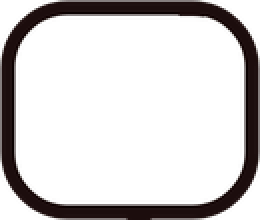
#> input picture Kachi_Gun/Assets/Resources/Art/Kit/bubble.png, 130 x 110 px, given in place of bubble.png.png, which was not available (shown 2 times larger)
$ python kit_white.py ../Kachi_Gun/Assets/Resources/Art/Kit/bubble.png
#> lines starting #> are read from the running program, lines starting #| are printed output that depends on the picture; after the words box and inside, x2 and y2 are one past the last pixel; in counts of white or black regions, pixels touching at a corner belong together
# -*- coding: utf-8 -*-
"""UI 팩 아이콘의 흰색판 만들기 (i_lock → i_lock_w 와 같은 모양): 진한 테두리는 그대로, 안쪽 갈색만 밝은 회백색
게임에서 Image.color 로 원하는 색을 입혀 씀 (11-04 출석 창의 녹색 체크 = i_check_w)
사용: python tools/kit_white.py i_check [i_x ...]   → Kachi_Gun/Assets/Resources/Art/Kit/<이름>_w.png
"""
import os, sys
import numpy as np
from PIL import Image

KIT = os.path.join(os.path.dirname(os.path.abspath(__file__)), '..', 'Kachi_Gun', 'Assets', 'Resources', 'Art', 'Kit')

for name in sys.argv[1:]:
    a = np.array(Image.open(os.path.join(KIT, name + '.png')).convert('RGBA')).astype(np.float32)
    lum = a[:, :, :3].mean(2)
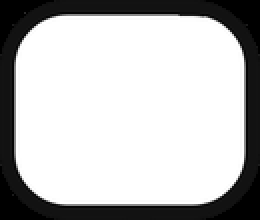
#> lum: shape (110, 130) float32 (shown 2 times larger); min 0, max 255, mean 187.5
    fill = (a[:, :, 3] > 0) & (lum > 55)                       # 테두리(≈40) 빼고 안쪽
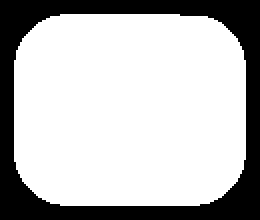
#> fill: shape (110, 130) bool (shown 2 times larger); 73.3% white; 1 black region, box (x1, y1, x2, y2) and area: (0, 0, 130, 110) 3822
    v = np.clip(190 + (lum - 60) * 0.6, 170, 230)              # 안쪽 명암은 살림
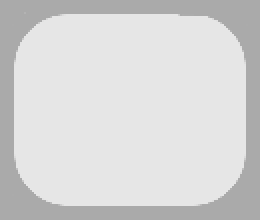
#> v: shape (110, 130) float32 (shown 2 times larger); min 170, max 230, mean 213.9
    for c in range(3): a[:, :, c] = np.where(fill, v, a[:, :, c])
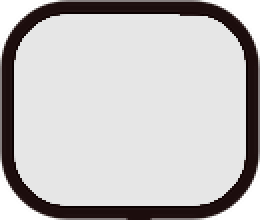
#> a: shape (110, 130, 4) float32 (shown 2 times larger); mean R, G, B, A 173.9, 171, 170.9, 233.9; transparent parts drawn white
    out = os.path.join(KIT, name + '_w.png')
    Image.fromarray(a.astype(np.uint8), 'RGBA').save(out)
    print(out)

$ run again, on Kachi_Gun/Assets/Resources/Art/Kit/i_bolt.png
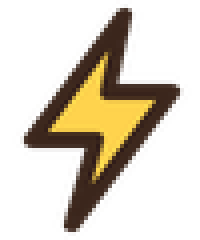
#> input picture Kachi_Gun/Assets/Resources/Art/Kit/i_bolt.png, 50 x 60 px, given in place of i_bolt.png.png, which was not available (shown 4 times larger)
#> `fill = (a[:, :, 3] > 0) & (lum > 55)`:
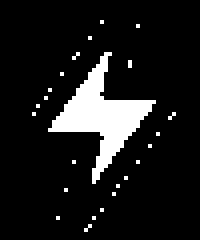
#> fill: shape (60, 50) bool (shown 4 times larger); 10.3% white; 24 white regions (23 under 20 px), largest, box (x1, y1, x2, y2) and area: (12, 13, 39, 46) 283
#> after the loop `for c in range(3): a[:, :, c] = np.where(fill, v, a[:, :, c])`:
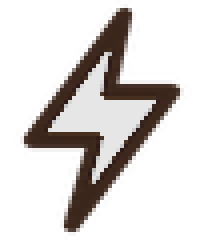
#> a: shape (60, 50, 4) float32 (shown 4 times larger); mean R, G, B, A 37.4, 31.8, 29.3, 70.6; transparent parts drawn white
